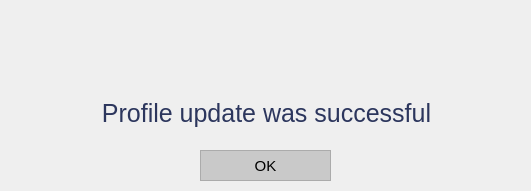
<?xml version="1.0" encoding="UTF-8"?>
<ui version="4.0">
 <class>MainWindow</class>
 <widget class="QMainWindow" name="MainWindow">
  <property name="geometry">
   <rect>
    <x>0</x>
    <y>0</y>
    <width>531</width>
    <height>191</height>
   </rect>
  </property>
  <property name="minimumSize">
   <size>
    <width>531</width>
    <height>191</height>
   </size>
  </property>
  <property name="maximumSize">
   <size>
    <width>531</width>
    <height>191</height>
   </size>
  </property>
  <property name="font">
   <font>
    <family>MS UI Gothic</family>
   </font>
  </property>
  <property name="windowTitle">
   <string>Update Pilot Success</string>
  </property>
  <property name="windowIcon">
   <iconset>
    <normaloff>../../Resources/logo_svg.svg</normaloff>../../Resources/logo_svg.svg</iconset>
  </property>
  <widget class="QWidget" name="centralwidget">
   <widget class="QWidget" name="layoutWidget">
    <property name="geometry">
     <rect>
      <x>21</x>
      <y>21</y>
      <width>491</width>
      <height>121</height>
     </rect>
    </property>
    <layout class="QVBoxLayout" name="verticalLayout">
     <item>
      <widget class="QLabel" name="img_success">
       <property name="text">
        <string/>
       </property>
       <property name="pixmap">
        <pixmap>../../Resources/success.png</pixmap>
       </property>
       <property name="alignment">
        <set>Qt::AlignCenter</set>
       </property>
      </widget>
     </item>
     <item>
      <widget class="QLabel" name="lbl_success">
       <property name="font">
        <font>
         <family>Helvetica</family>
         <pointsize>19</pointsize>
        </font>
       </property>
       <property name="text">
        <string>&lt;html&gt;&lt;head/&gt;&lt;body&gt;&lt;p&gt;&lt;span style=&quot; color:#2c365d;&quot;&gt;Profile update was successful&lt;/span&gt;&lt;/p&gt;&lt;/body&gt;&lt;/html&gt;</string>
       </property>
       <property name="alignment">
        <set>Qt::AlignCenter</set>
       </property>
      </widget>
     </item>
    </layout>
   </widget>
   <widget class="QPushButton" name="btn_OK">
    <property name="geometry">
     <rect>
      <x>200</x>
      <y>150</y>
      <width>131</width>
      <height>31</height>
     </rect>
    </property>
    <property name="minimumSize">
     <size>
      <width>131</width>
      <height>31</height>
     </size>
    </property>
    <property name="maximumSize">
     <size>
      <width>131</width>
      <height>31</height>
     </size>
    </property>
    <property name="font">
     <font>
      <family>Helvetica</family>
      <pointsize>11</pointsize>
     </font>
    </property>
    <property name="styleSheet">
     <string notr="true">QPushButton {
color: rgb(0, 0, 0);
background-color: rgb(201, 201, 201);
border: 1.2px solid #ABABAB;
outline: none;}

QPushButton:hover{
color: rgb(255, 255, 255);
background-color: rgb(171, 171, 171);
outline: none;
border: none;
}

QPushButton:pressed{
color: rgb(255, 255, 255);
background-color: rgb(129, 129, 129);
outline: none;
border: none;
}


</string>
    </property>
    <property name="text">
     <string>OK</string>
    </property>
   </widget>
  </widget>
 </widget>
 <resources/>
 <connections/>
</ui>
